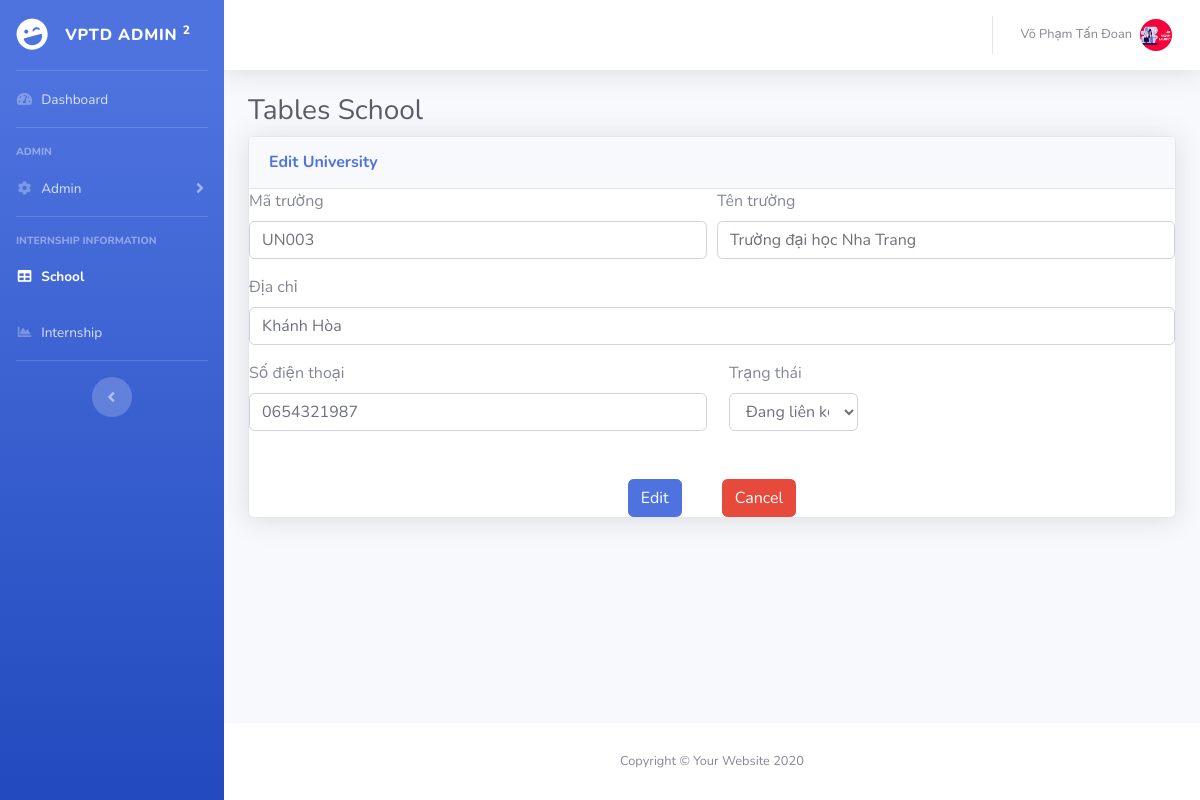
The page /Internship/school/editschool.php?id=16 (signed in) on the database its author committed.
### tables this page shows
CREATE TABLE `school` (
  `id` int(11) NOT NULL,
  `codeschool` varchar(256) NOT NULL,
  `nameschool` varchar(256) NOT NULL,
  `address` varchar(256) NOT NULL,
  `phone` int(10) NOT NULL,
  `status` int(1) NOT NULL
);

### Internship/login/setSession.php (called while the page is built, shortened)
<?php
    if(isset($_SESSION["users"])){
            $fullname   =  $_SESSION['users']['fullname'];
            $image      =  $_SESSION['users']['img'];
            $roleID     =  $_SESSION['users']['roleid'];
    }else{
            header('Location: ../404.php');
            exit;
    }
?>

### Internship/database/database.php (called while the page is built, shortened)
<?php
    $db = new database(HOST, DB_USER, DB_PASSWORD, DB_NAME);
    class database {
        public $connection;
        function __construct($host, $db_user, $db_pass, $db_name){
            $this->connection = new mysqli($host, $db_user, $db_pass, $db_name);
        }
        function getData($sql){
            $result = $this->connection->query($sql);
            $data = [];
            if($result->num_rows > 0){
                while($row = $result->fetch_assoc()){
                    $data[] = $row;
                }
            }
            return $data;
        }
    }
?>

### Internship/school/editschool.php (the view, shortened to what this page needs)
<?php
	require_once('../database/database.php');
    require_once('../login/setSession.php');
?>
<?php
    $id = $_GET['id'];
    $sqlgetdataschool = "SELECT * FROM school WHERE id = '$id'";
    $resultgetdataschool = $db->getData($sqlgetdataschool);
    $codeschool = $resultgetdataschool[0]['codeschool'];
    $nameschool = $resultgetdataschool[0]['nameschool'];
    $address    = $resultgetdataschool[0]['address'];
    $phone      = $resultgetdataschool[0]['phone'];
    $status     = $resultgetdataschool[0]['status'];
?>
<!DOCTYPE html>
<html lang="en">
<head>
    <link href="../vendor/fontawesome-free/css/all.min.css" rel="stylesheet" type="text/css">
    <link href="../css/sb-admin-2.min.css" rel="stylesheet">
    <link href="../vendor/datatables/dataTables.bootstrap4.min.css" rel="stylesheet">
</head>
<body id="page-top">
    <div id="wrapper">
         <ul class="navbar-nav bg-gradient-primary sidebar sidebar-dark accordion" id="accordionSidebar">
            <a class="sidebar-brand d-flex align-items-center justify-content-center" href="../home.php">
                <div class="sidebar-brand-icon rotate-n-15">
                    <i class="fas fa-laugh-wink"></i>
                </div>
                <div class="sidebar-brand-text mx-3">VPTD Admin <sup>2</sup></div>
            </a>
            <hr class="sidebar-divider my-0">
            <li class="nav-item">
                <a class="nav-link" href="../home.php">
                    <i class="fas fa-fw fa-tachometer-alt"></i>
                    <span>Dashboard</span></a>
            </li>
            <hr class="sidebar-divider">
            <?php
                if($roleID ==1){
            ?>
                    <div class="sidebar-heading">
                        ADMIN
                    </div>
                    <li class="nav-item">
                        <a class="nav-link collapsed" href="#" data-toggle="collapse" data-target="#collapseTwo"
                            aria-expanded="true" aria-controls="collapseTwo">
                            <i class="fas fa-fw fa-cog"></i>
                            <span>Admin</span>
                        </a>
                    </li>
                    <hr class="sidebar-divider">
                    <div class="sidebar-heading">
                        Internship information
                    </div>
                    <li class="nav-item active">
                        <a class="nav-link" href="../school.php">
                            <i class="fas fa-fw fa-table"></i>
                            <span>School</span></a>
                    </li>
                    <li class="nav-item">
                        <a class="nav-link" href="../internship.php">
                            <i class="fas fa-fw fa-chart-area"></i>
                            <span>Internship</span></a>
                    </li>
                    <hr class="sidebar-divider d-none d-md-block">
                    <div class="text-center d-none d-md-inline">
                        <button class="rounded-circle border-0" id="sidebarToggle"></button>
                    </div>
                </ul>
            <?php } ?>
        <div id="content-wrapper" class="d-flex flex-column">
            <div id="content">
                <nav class="navbar navbar-expand navbar-light bg-white topbar mb-4 static-top shadow">
                        <ul class="navbar-nav ml-auto">
                            <li class="nav-item dropdown no-arrow">
                                <a class="nav-link dropdown-toggle" href="#" id="userDropdown" role="button"
                                    data-toggle="dropdown" aria-haspopup="true" aria-expanded="false">
                                    <span class="mr-2 d-none d-lg-inline text-gray-600 small"><?php echo $fullname;?></span>
                                    <img class="img-profile rounded-circle"
                                        src="../upload/<?php echo $image;?>">
                                </a>
                            </li>
                        </ul>
                    </nav>
                <div class="container-fluid">
                    <h1 class="h3 mb-2 text-gray-800">Tables School</h1>
                    <div class="card shadow mb-4">
                        <div class="card-header py-3">
                            <h6 class="m-0 font-weight-bold text-primary">Edit University</h6>
                        </div>
                            <form method="POST" action="#">
                                <div class="form-row">
                                    <div class="form-group col-md-6">
                                        <label for="inputEmail4">Mã trường</label>
                                        <input type="text" name="matruong" class="form-control" id="inputEmail4" placeholder="Nhập mã trường" value="<?php echo $codeschool;?>">
                                    </div>
                                    <div class="form-group col-md-6">
                                        <label for="inputPassword4">Tên trường</label>
                                        <input type="text" name="tentruong" class="form-control" id="inputPassword4" placeholder="Nhập tên trường" value="<?php echo $nameschool;?>">
                                    </div>
                                </div>
                                <div class="form-group">
                                    <label for="inputAddress">Địa chỉ</label>
                                    <input type="text" name="diachi" class="form-control" id="inputAddress" placeholder="Nhập địa chỉ" value="<?php echo $address;?>">
                                </div>
                                <div class="form-row">
                                    <div class="form-group col-md-6">
                                        <label for="inputPassword4">Số điện thoại</label>
                                        <input type="number" name="sdt" class="form-control" id="inputPassword4" placeholder="Nhập số điện thoại" value="<?php echo "0".$phone;?>">
                                    </div>
                                    <div class="form-group col-md-6">
                                        <div class="form-group col-md-4">
                                            <label for="inputState">Trạng thái</label>
                                            <select id="inputState" class="form-control" name="status">
                                                <?php if($status ==1){?>
                                                    <option value="1">Đang liên kết</option>
                                                <?php }else{ ?>
                                                    <option value="2">Ngừng liên kết</option>
                                                    <option value="1">Đang liên kết</option>
                                                <?php } ?>
                                            </select>
                                        </div>
                                    </div>
                                </div>
                                <div style="display: flex; align-items: center;justify-content: center;">
                                    <button name="btn_add" style="margin: 0 20px;" type="submit" class="btn btn-primary">Edit</button>
                                    <button style="margin: 0 20px;" type="submit" class="btn btn-danger">
                                        <a href="../school.php" style="color: white;">Cancel</a>
                                    </button>
                                </div>
                            </form>
                    </div>
                </div>
            </div>
            <footer class="sticky-footer bg-white">
                <div class="container my-auto">
                    <div class="copyright text-center my-auto">
                        <span>Copyright &copy; Your Website 2020</span>
                    </div>
                </div>
            </footer>
        </div>
    </div>
</body>
</html>

### rows shown on the page
school: matruong "UN003", tentruong "Trường đại học Nha Trang", diachi "Khánh Hòa", sdt "0654321987", status "Đang liên kết"

### other values the page prints
$fullname "Võ Phạm Tấn Đoan"
